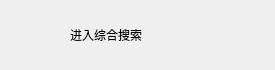
<?xml version="1.0" encoding="UTF-8"?>
<ui version="4.0">
 <class>AddUserItem</class>
 <widget class="QWidget" name="AddUserItem">
  <property name="geometry">
   <rect>
    <x>0</x>
    <y>0</y>
    <width>275</width>
    <height>70</height>
   </rect>
  </property>
  <property name="minimumSize">
   <size>
    <width>0</width>
    <height>0</height>
   </size>
  </property>
  <property name="windowTitle">
   <string>AddUserItem</string>
  </property>
  <layout class="QHBoxLayout" name="horizontalLayout" stretch="1,2,1">
   <item>
    <widget class="QLabel" name="add_tip">
     <property name="minimumSize">
      <size>
       <width>0</width>
       <height>0</height>
      </size>
     </property>
     <property name="maximumSize">
      <size>
       <width>53</width>
       <height>16777215</height>
      </size>
     </property>
     <property name="text">
      <string/>
     </property>
    </widget>
   </item>
   <item>
    <widget class="QLabel" name="message_tip">
     <property name="text">
      <string>进入综合搜索</string>
     </property>
    </widget>
   </item>
   <item>
    <widget class="QLabel" name="right_tip">
     <property name="maximumSize">
      <size>
       <width>53</width>
       <height>16777215</height>
      </size>
     </property>
     <property name="text">
      <string/>
     </property>
     <property name="margin">
      <number>5</number>
     </property>
    </widget>
   </item>
  </layout>
 </widget>
 <resources/>
 <connections/>
</ui>
